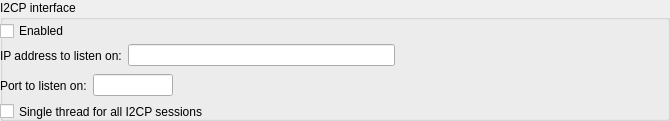
     <widget class="QGroupBox" name="i2cpGroupBox">
      <property name="minimumSize">
       <size>
        <width>0</width>
        <height>121</height>
       </size>
      </property>
      <property name="maximumSize">
       <size>
        <width>16777215</width>
        <height>121</height>
       </size>
      </property>
      <property name="title">
       <string>I2CP interface</string>
      </property>
      <widget class="QCheckBox" name="i2cpEnabledCheckBox">
       <property name="geometry">
        <rect>
         <x>0</x>
         <y>20</y>
         <width>97</width>
         <height>22</height>
        </rect>
       </property>
       <property name="text">
        <string>Enabled</string>
       </property>
      </widget>
      <widget class="QWidget" name="i2cp_horizontalLayoutWidget_8">
       <property name="geometry">
        <rect>
         <x>0</x>
         <y>40</y>
         <width>661</width>
         <height>31</height>
        </rect>
       </property>
       <layout class="QHBoxLayout" name="i2cp_horizontalLayout_25">
        <item>
         <widget class="QLabel" name="i2cp_label_24">
          <property name="text">
           <string>IP address to listen on:</string>
          </property>
         </widget>
        </item>
        <item>
         <widget class="QLineEdit" name="i2cpAddressLineEdit"/>
        </item>
        <item>
         <spacer name="i2cp_horizontalSpacer_19">
          <property name="orientation">
           <enum>Qt::Horizontal</enum>
          </property>
          <property name="sizeHint" stdset="0">
           <size>
            <width>40</width>
            <height>20</height>
           </size>
          </property>
         </spacer>
        </item>
       </layout>
      </widget>
      <widget class="QWidget" name="i2cp_horizontalLayoutWidget_9">
       <property name="geometry">
        <rect>
         <x>0</x>
         <y>70</y>
         <width>661</width>
         <height>31</height>
        </rect>
       </property>
       <layout class="QHBoxLayout" name="i2cp_horizontalLayout_26">
        <item>
         <widget class="QLabel" name="i2cp_label_25">
          <property name="text">
           <string>Port to listen on:</string>
          </property>
         </widget>
        </item>
        <item>
         <widget class="QLineEdit" name="i2cpPortLineEdit">
          <property name="maximumSize">
           <size>
            <width>80</width>
            <height>16777215</height>
           </size>
          </property>
         </widget>
        </item>
        <item>
         <spacer name="i2cp_horizontalSpacer_20">
          <property name="orientation">
           <enum>Qt::Horizontal</enum>
          </property>
          <property name="sizeHint" stdset="0">
           <size>
            <width>40</width>
            <height>20</height>
           </size>
          </property>
         </spacer>
        </item>
       </layout>
      </widget>
      <widget class="QCheckBox" name="i2cpSingleThreadCheckBox">
       <property name="geometry">
        <rect>
         <x>0</x>
         <y>100</y>
         <width>651</width>
         <height>23</height>
        </rect>
       </property>
       <property name="text">
        <string>Single thread for all I2CP sessions</string>
       </property>
      </widget>
     </widget>
